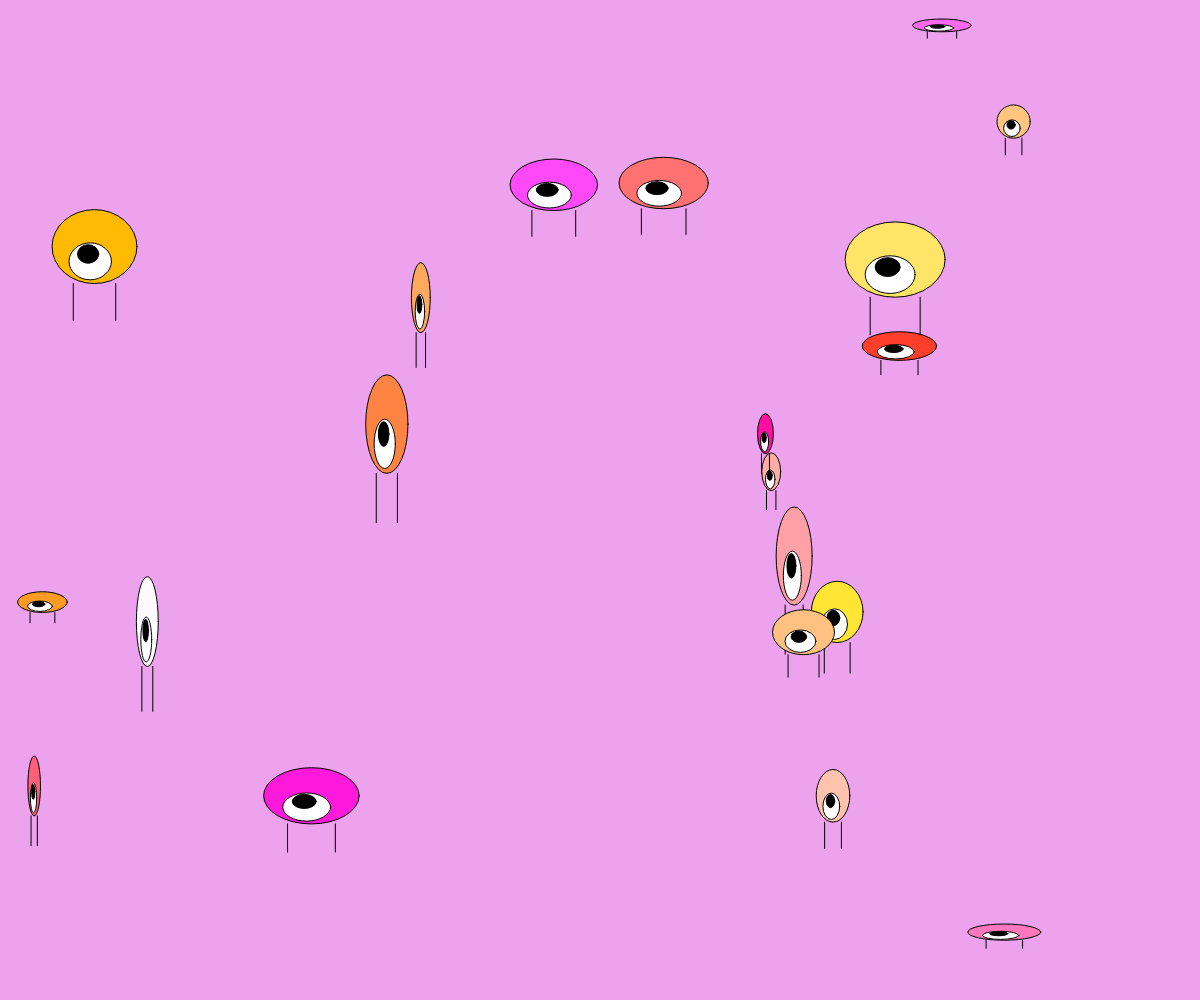
Frame 1 (no input)
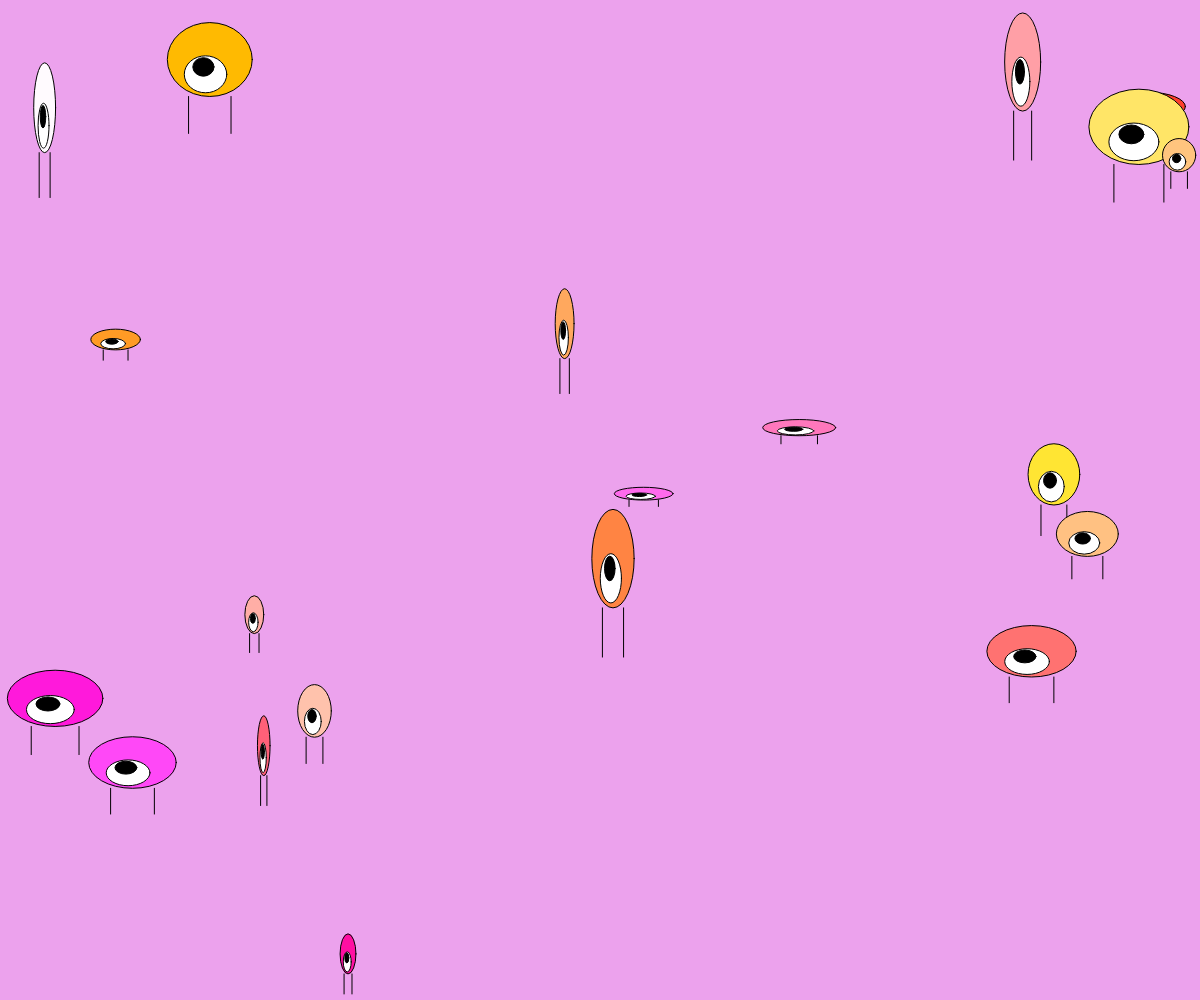
Frame 60 (no input)
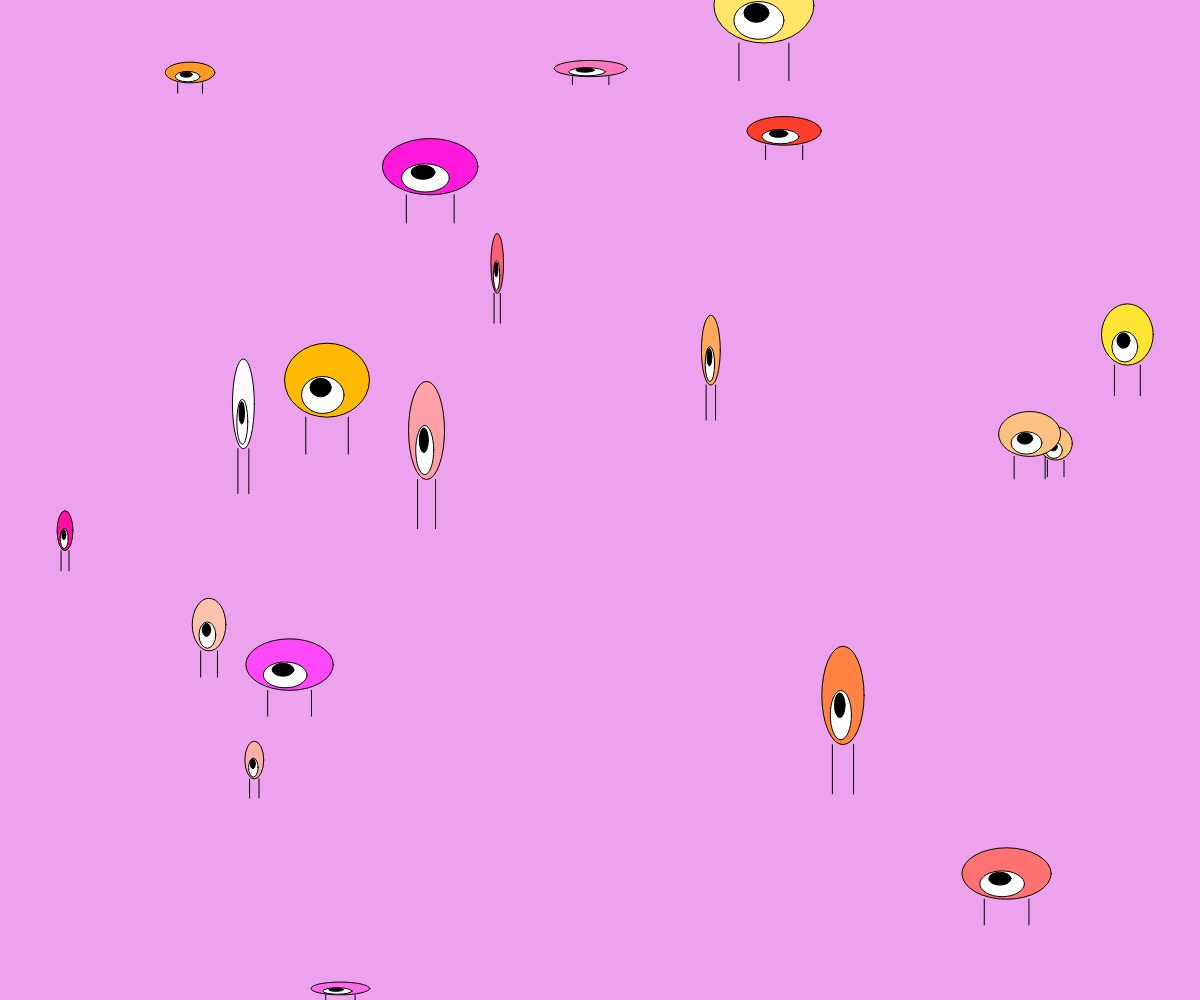
Frame 120 (the mouse pressed at the canvas centre since frame 60)

The p5.js sketch that drew these frames (run headless with seeded random() and noise() and a simulated clock; from frame 60 on, the mouse is pressed at the canvas centre):

// p5.js sketch
// ── sketch.js
//define global variables
let monster = [];
let num_of_monster = 20;


function setup(){
  createCanvas(windowWidth, windowHeight);

//define new class
  for (let i = 0; i < num_of_monster; i++ ){
    monster.push( new MonstersWithFeet());

    //}
  }
}

function draw(){
  background('rgb(236, 162, 237) ')
//create monsters in frame
  for (var i = 0; i < monster.length; i++){
    monster[i].frame();
  }
}
//define class
class MonstersWithFeet {
//define objects within class
  constructor(){
    this.size_w = random(10, 100);
    this.size_h = random(10, 100);
    this.loc_x = random(windowWidth);
    this.loc_y = random(windowHeight);
    this.move_x = random(-10, 10);
    this.move_y = random(-10, 10);
    this.monster_color = color(255, random(255), random(255));
    this.size_w = this.size_w;
    this.size_h = this.size_h;


  }

  frame(){
// call functions
    this.display();
    this.move();
  }
  //creates the display of monsters
  display() {
    push();
    translate(this.loc_x, this.loc_y);
    fill(this.monster_color);
    ellipse(0, 0, this.size_w, this.size_h );

    push()
    //create feet
    line(0 - this.size_w/4, this.size_h/2, 0- this.size_w/4 , this.size_h);
    line(this.size_w/4 ,this.size_h/2, this.size_w/4, this.size_h );

    push()
    // create white of eyes
    fill(255);
    ellipse(-this.size_w * .05, this.size_h * .20, this.size_w/2, this.size_h/2);
    // create pupils
    push()
    fill(0)
    ellipse(-this.size_w * .15 / 2, this.size_h * .20 / 2, this.size_w/4, this.size_h/4);

    pop()
    pop()
    pop()
    pop()

  }
  // defines where the monsters will move
  move() {
    this.loc_x += this.move_x;
    this.loc_y += this.move_y;

    if (this.loc_x > width || this.loc_x < 0){
      this.move_x *= -1;
    }
    if (this.loc_y > height || this.loc_y < 0){
      this.move_y *= -1;
    }

  }
}
